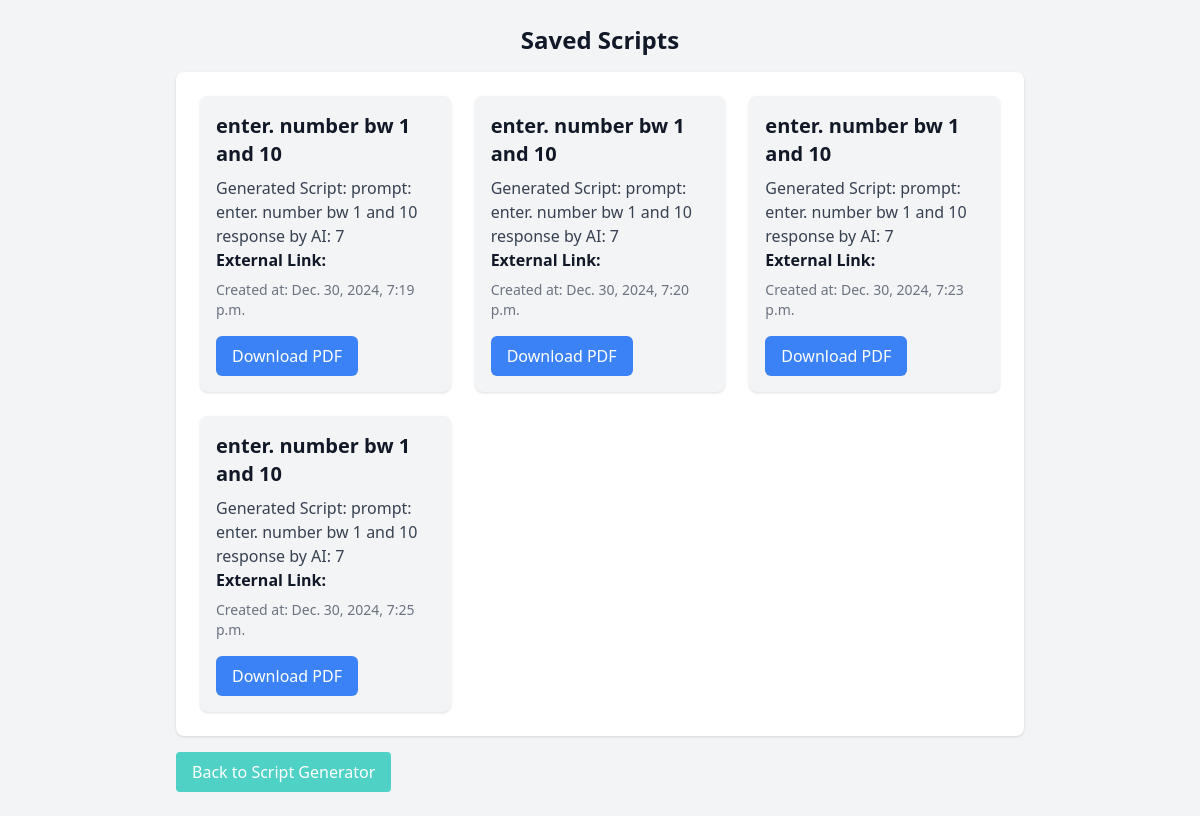
Screenshot of /saved_scripts/ with the database file from the repository.
### home/models.py (models this page shows, shortened)
class Script(models.Model):
    prompt = models.CharField(max_length=255)
    content = models.TextField()
    external_link = models.URLField(blank=True, null=True)
    created_at = models.DateTimeField(auto_now_add=True)

### home/views.py (the view)
# urls.py: path('saved_scripts/', views.saved_scripts, name='saved_scripts'),
def saved_scripts(request):
    scripts = Script.objects.all()
    return render(request, 'saved_scripts.html', {'scripts': scripts})

### templates/saved_scripts.html (shortened to what this page needs)
<!DOCTYPE html>
<html lang="en">
<head>
    <script src="https://cdn.tailwindcss.com"></script>
</head>
<body class="bg-gray-100 text-gray-900">
    <div class="max-w-4xl mx-auto p-6">
        <h1 class="text-2xl font-bold text-center mb-4">Saved Scripts</h1>
        <div class="bg-white p-6 shadow rounded-lg mb-4">
            {% if scripts %}
                <div class="script-container grid grid-cols-1 sm:grid-cols-2 lg:grid-cols-3 gap-6">
                    {% for script in scripts %}
                        <div class="script-card bg-gray-100 p-4 rounded-lg shadow">
                            <h3 class="text-xl font-semibold mb-2">{{ script.prompt }}</h3>
                            <p class="mt-2 text-gray-700">{{ script.content }}</p>
                            <p><strong>External Link:</strong> <a href="{{ script.external_link }}" target="_blank" class="text-teal-500">{{ script.external_link }}</a></p>
                            <p class="text-sm text-gray-500 mt-2">Created at: {{ script.created_at }}</p>
                            <button onclick="downloadPDF(`{{ script.prompt }}`, `{{ script.content }}`)" class="text-white bg-blue-500 hover:bg-blue-600 px-4 py-2 rounded-md mt-4 inline-block">
                                Download PDF
                            </button>
                        </div>
                    {% endfor %}
                </div>
            {% else %}
                <p>No saved scripts found.</p>
            {% endif %}
        </div>
        <button onclick="window.location.href='/'" class="bg-accent text-white py-2 px-4 rounded hover:bg-teal-500">Back to Script Generator</button>
    </div>
</body>
</html>

### rows the page displays
Script: prompt "enter. number bw 1 and 10", content "Generated Script: prompt: enter. number bw 1 and 10 response by AI: 7", created_at "Dec. 30, 2024, 7:19 p.m."
Script: prompt "enter. number bw 1 and 10", content "Generated Script: prompt: enter. number bw 1 and 10 response by AI: 7", created_at "Dec. 30, 2024, 7:20 p.m."
Script: prompt "enter. number bw 1 and 10", content "Generated Script: prompt: enter. number bw 1 and 10 response by AI: 7", created_at "Dec. 30, 2024, 7:23 p.m."
Script: prompt "enter. number bw 1 and 10", content "Generated Script: prompt: enter. number bw 1 and 10 response by AI: 7", created_at "Dec. 30, 2024, 7:25 p.m."
